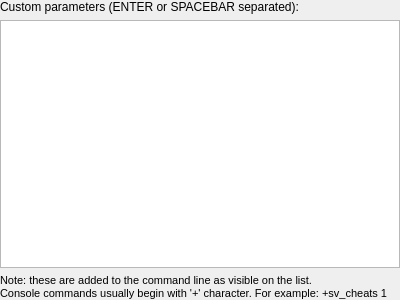
<?xml version="1.0" encoding="UTF-8"?>
<ui version="4.0">
 <class>CustomParamsPanel</class>
 <widget class="QWidget" name="CustomParamsPanel">
  <property name="geometry">
   <rect>
    <x>0</x>
    <y>0</y>
    <width>400</width>
    <height>300</height>
   </rect>
  </property>
  <property name="windowTitle">
   <string>Form</string>
  </property>
  <layout class="QVBoxLayout" name="verticalLayout">
   <property name="margin">
    <number>0</number>
   </property>
   <item>
    <widget class="QLabel" name="label_7">
     <property name="text">
      <string>Custom parameters (ENTER or SPACEBAR separated):</string>
     </property>
    </widget>
   </item>
   <item>
    <widget class="QPlainTextEdit" name="paramsArea"/>
   </item>
   <item>
    <widget class="QLabel" name="label_12">
     <property name="text">
      <string>&lt;!DOCTYPE HTML PUBLIC &quot;-//W3C//DTD HTML 4.0//EN&quot; &quot;http://www.w3.org/TR/REC-html40/strict.dtd&quot;&gt;
&lt;html&gt;&lt;head&gt;&lt;meta name=&quot;qrichtext&quot; content=&quot;1&quot; /&gt;&lt;style type=&quot;text/css&quot;&gt;
p, li { white-space: pre-wrap; }
&lt;/style&gt;&lt;/head&gt;&lt;body style=&quot; font-family:'MS Shell Dlg 2'; font-size:8.25pt; font-weight:400; font-style:normal;&quot;&gt;
&lt;p style=&quot; margin-top:0px; margin-bottom:0px; margin-left:0px; margin-right:0px; -qt-block-indent:0; text-indent:0px;&quot;&gt;&lt;span style=&quot; font-size:8pt;&quot;&gt;Note: these are added to the command line as visible on the list.&lt;/span&gt;&lt;/p&gt;
&lt;p style=&quot; margin-top:0px; margin-bottom:0px; margin-left:0px; margin-right:0px; -qt-block-indent:0; text-indent:0px;&quot;&gt;&lt;span style=&quot; font-size:8pt;&quot;&gt;Console commands usually begin with '+' character. For example: +sv_cheats 1&lt;/span&gt;&lt;/p&gt;&lt;/body&gt;&lt;/html&gt;</string>
     </property>
     <property name="wordWrap">
      <bool>true</bool>
     </property>
    </widget>
   </item>
  </layout>
 </widget>
 <resources/>
 <connections/>
</ui>
